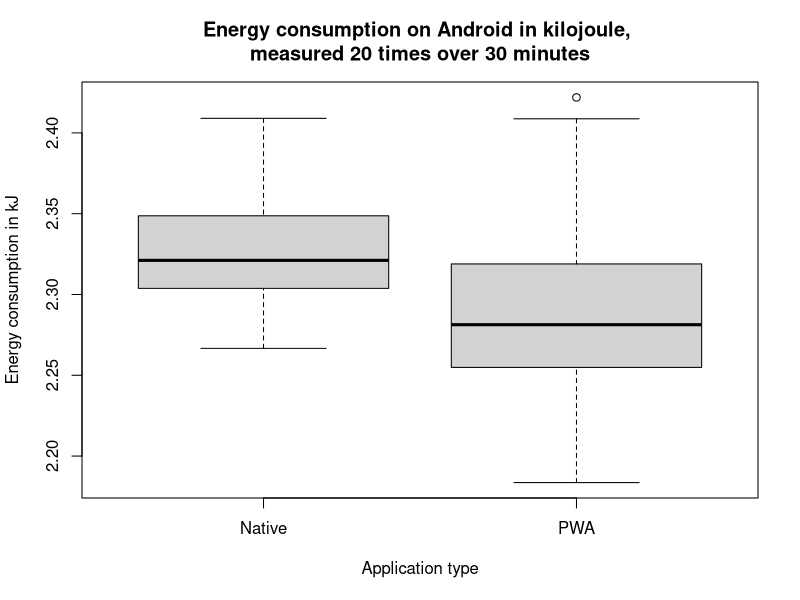
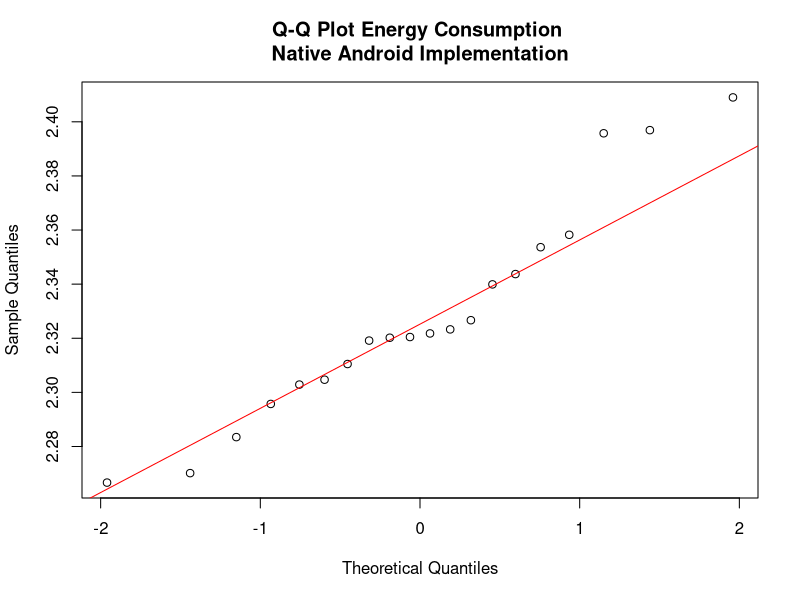
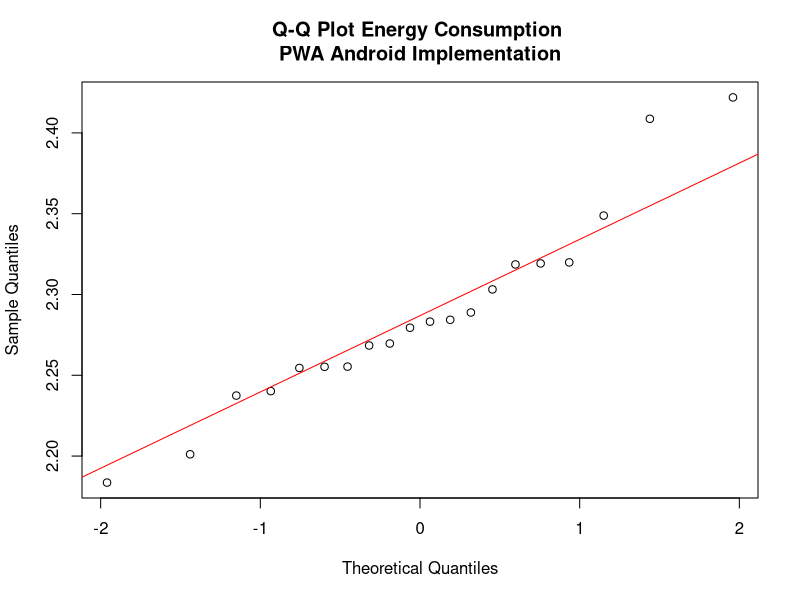

Reproduce these figures in R, in order.
CONFIDENCE = 0.01

# Average Energy consumption in W over 30 minutes
android_pwa_values =    c(2.319851807, 2.279418082, 2.319226319, 2.288856612, 2.421973946,
                          2.284325951, 2.283200584, 2.269647444, 2.30313582, 2.183581293,
                          2.348840124, 2.255361899, 2.255236434, 2.237443054, 2.268430503,
                          2.240205628, 2.201098032, 2.408728526, 2.25451434, 2.318600351)
android_native_values = c(2.320201262, 2.321784859, 2.320455372, 2.310485045, 2.353657148,
                          2.302882154, 2.304687505, 2.295726552, 2.326671899, 2.319141056,
                          2.283467437, 2.339915803, 2.323282445, 2.396920819, 2.358243825,
                          2.266657014, 2.409018473, 2.395758676, 2.343729241, 2.270154185)

# For p > 0.05 accept H0 that means are equal
ttest = t.test(android_native_values, android_pwa_values);

# For p > 0.05 accept H0 that data is from the same class
wtest = wilcox.test(android_native_values, android_pwa_values);

# for p > 0.05 accept H0 that data is from the same continious distribution
kstest = ks.test(android_native_values, android_pwa_values);

boxplot(android_native_values, android_pwa_values,
        names=c("Native", "PWA"), 
        main="Energy consumption on Android in kilojoule, \nmeasured 20 times over 30 minutes",
        xlab="Application type", ylab="Energy consumption in kJ")


test.normality <- function(){
  pwa_normality = shapiro.test(android_pwa_values)
  native_normality = shapiro.test(android_native_values)
  
  if(pwa_normality$p.value > CONFIDENCE &&
     native_normality$p.value > CONFIDENCE){
    print(sprintf("Shapiro: The 30 minute datasets are normally distributed, p-value pwa: %f, p-value native: %f", 
                  pwa_normality$p.value, native_normality$p.value))
  }else{
    print(sprintf("Shapiro: The 30 minute datasets are not normally distributed, p-value pwa: %f, p-value native: %f", 
                  pwa_normality$p.value, native_normality$p.value))
  }
}

# Print to the screen whether all data is normally distributed
test.normality()

if (ttest$p.value > CONFIDENCE){
  print(sprintf("t-test: The average energy consumption of PWAs and Native apps does not differ, p-value: %f", ttest$p.value))
}else{
  print(sprintf("t-test: The average energy consumption of PWAs and Native apps does differ, p-value: %f", ttest$p.value))
}

if (wtest$p.value > CONFIDENCE){
  print("Wilcox: The average energy consumption of PWAs and Native apps does not differ")
}else{
  print(sprintf("Wilcox: The average energy consumption of PWAs and Native apps does differ, p-value: %f", wtest$p.value))
}

if (kstest$p.value > CONFIDENCE){
  print(sprintf("Kolmogorov: The average energy consumption of PWAs and Native apps does not differ, p-value: %f", kstest$p.value))
}else{
  print(sprintf("Kolmogorov: The average energy consumption of PWAs and Native apps does differ, p-value: %f", kstest$p.value))
}

qqnorm(android_native_values, main="Q-Q Plot Energy Consumption \nNative Android Implementation")
qqline(android_native_values, col='red')

qqnorm(android_pwa_values, main="Q-Q Plot Energy Consumption \nPWA Android Implementation")
qqline(android_pwa_values, col='red')


# Perform aditional tests, since p-values are not conclusive
ttestGreater = t.test(android_native_values, android_pwa_values, alternative = "greater");
ttestLess = t.test(android_native_values, android_pwa_values, alternative = "less");

if (ttestGreater$p.value > CONFIDENCE){
  print(sprintf("ttest greater: the energy consumption of native is smaller, p-value: %f", ttestGreater$p.value))
}else{
  print(sprintf("ttest greater: the energy consumption of native is greater , p-value: %f", ttestGreater$p.value))
}

if (ttestLess$p.value > CONFIDENCE){
  print(sprintf("ttest less: the energy consumption of native is greater, p-value: %f", ttestLess$p.value))
}else{
  print(sprintf("ttest less: the energy consumption of native is smaller , p-value: %f", ttestLess$p.value))
}
